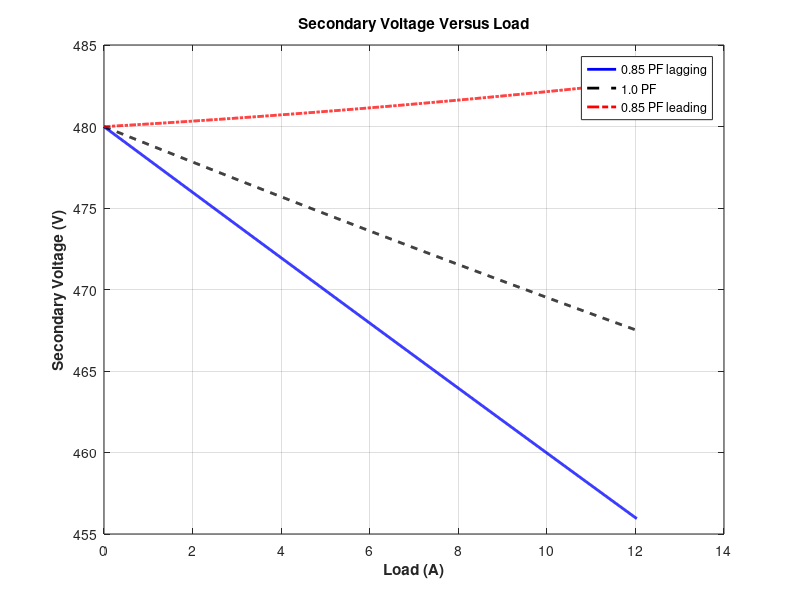

Source code (MATLAB):
% M-file: prob2_13c.m
% M-file to calculate and plot the secondary voltage
% of a three-phase Y-delta transformer bank as a
% function of load for power factors of 0.85 lagging,
% 1.0, and 0.85 leading. These calculations are done
% using an equivalent circuit referred to the primary side.
% Define values for this transformer
VL = 14400; % Primary line voltage (V)
VPP = VL / sqrt(3); % Primary phase voltage (V)
amps = 0:0.01203:12.03; % Phase current values (A)
Req = 18.94; % Equivalent R (ohms)
Xeq = 35.77; % Equivalent X (ohms)
% Calculate the current values for the three
% power factors. The first row of I contains
% the lagging currents, the second row contains
% the unity currents, and the third row contains
% the leading currents.
re = 0.85;
im = sin(acos(re));
I = zeros(3,length(amps));
I(1,:) = amps .* ( re - j*im); % Lagging
I(2,:) = amps .* ( 1.0 ); % Unity
I(3,:) = amps .* ( re + j*im); % Leading
% Calculate secondary phase voltage referred% to the primary side for each current and
% power factor.
aVSP = VPP - (Req.*I + j.*Xeq.*I);
% Refer the secondary phase voltages back to
% the secondary side using the turns ratio.
% Because this is a delta-connected secondary,
% this is also the line voltage.
VSP = aVSP * (480/8314);
% Plot the secondary voltage versus load
plot(amps,abs(VSP(1,:)),'b-','LineWidth',2.0);
hold on;
plot(amps,abs(VSP(2,:)),'k--','LineWidth',2.0);
plot(amps,abs(VSP(3,:)),'r-.','LineWidth',2.0);
title ('\bfSecondary Voltage Versus Load');
xlabel ('\bfLoad (A)');
ylabel ('\bfSecondary Voltage (V)');
legend('0.85 PF lagging','1.0 PF','0.85 PF leading');
grid on;
hold off;